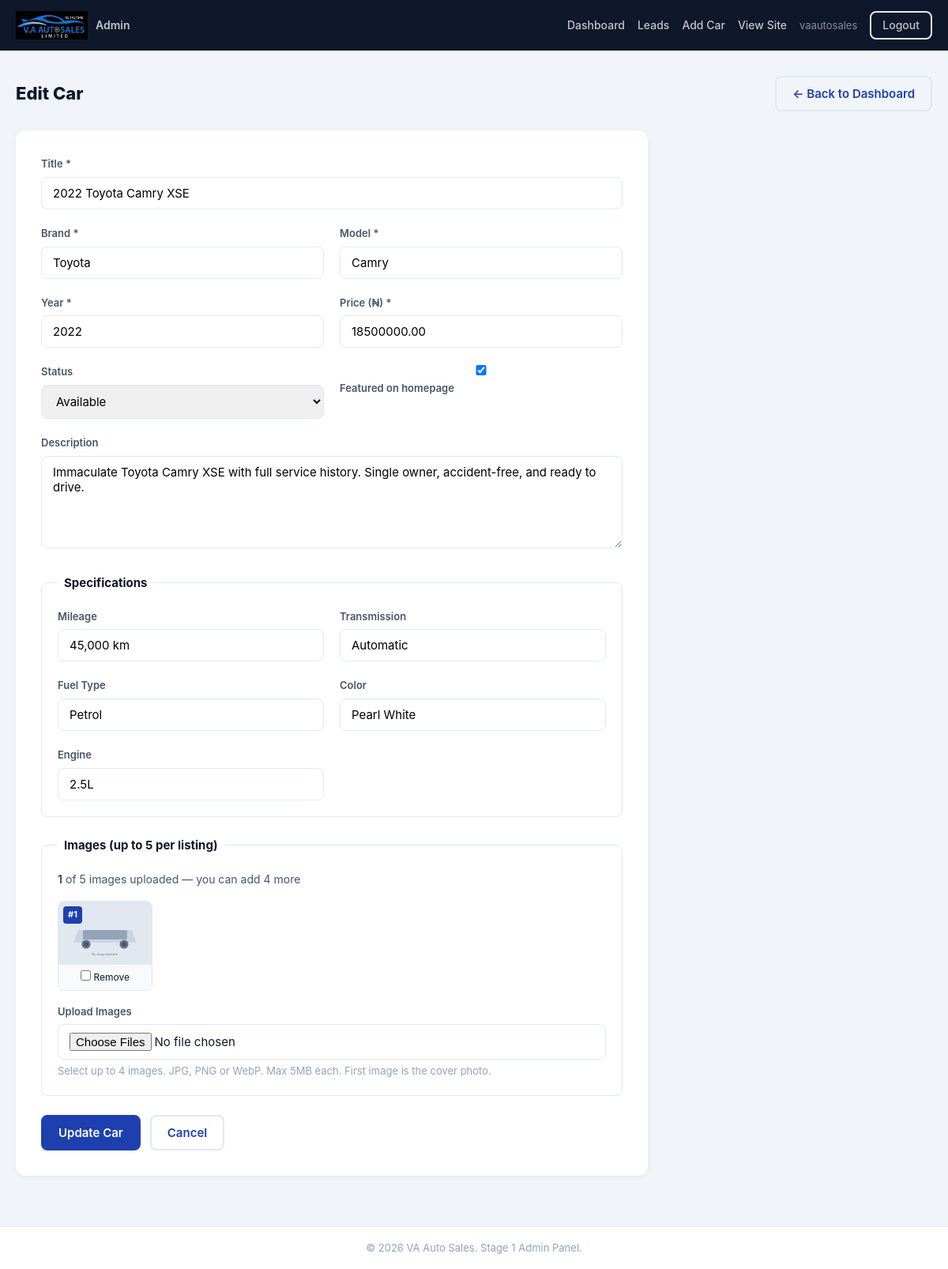
The page /Backend/admin/edit-car.php?id=1 (signed in) on the database its author committed.
### tables this page shows
CREATE TABLE IF NOT EXISTS cars (
  id INT UNSIGNED AUTO_INCREMENT PRIMARY KEY,
  title VARCHAR(200) NOT NULL,
  brand VARCHAR(80) NOT NULL,
  model VARCHAR(80) NOT NULL,
  year YEAR NOT NULL,
  price DECIMAL(12, 2) NOT NULL,
  description TEXT,
  specs JSON,
  images JSON,
  status ENUM('available', 'sold') NOT NULL DEFAULT 'available',
  featured TINYINT(1) NOT NULL DEFAULT 0,
  created_at TIMESTAMP DEFAULT CURRENT_TIMESTAMP,
  updated_at TIMESTAMP DEFAULT CURRENT_TIMESTAMP ON UPDATE CURRENT_TIMESTAMP,
  INDEX idx_status (status),
  INDEX idx_brand (brand),
  INDEX idx_price (price),
  INDEX idx_year (year),
  INDEX idx_featured (featured)
);

### Backend/lib/db.php (called while the page is built)
<?php
class Database
{
    private static ?PDO $instance = null;
    public static function getConnection(): PDO
    {
        if (self::$instance === null) {
            $config = require __DIR__ . '/../config/database.php';
            $dsn = sprintf(
                'mysql:host=%s;dbname=%s;charset=%s',
                $config['host'],
                $config['dbname'],
                $config['charset']
            );
            self::$instance = new PDO($dsn, $config['username'], $config['password'], [
                PDO::ATTR_ERRMODE            => PDO::ERRMODE_EXCEPTION,
                PDO::ATTR_DEFAULT_FETCH_MODE => PDO::FETCH_ASSOC,
                PDO::ATTR_EMULATE_PREPARES   => false,
            ]);
        }
        return self::$instance;
    }
}

### Backend/models/Car.php (called while the page is built, shortened)
<?php
require_once __DIR__ . '/../lib/db.php';
require_once __DIR__ . '/../lib/helpers.php';
class Car
{
    private PDO $db;
    public function __construct()
    {
        $this->db = Database::getConnection();
    }
    public function getById(int $id, bool $adminView = false): ?array
    {
        $sql = 'SELECT * FROM cars WHERE id = ?';
        $params = [$id];
        $stmt = $this->db->prepare($sql);
        $stmt->execute($params);
        $row = $stmt->fetch();
        return $row ? $this->formatRow($row) : null;
    }
    private function formatRow(array $row): array
    {
        $row['specs'] = json_decode($row['specs'] ?? '[]', true) ?: [];
        $row['images'] = json_decode($row['images'] ?? '[]', true) ?: [];
        $row['image_urls'] = getCarImageUrls($row['images']);
        $row['image_count'] = count($row['images']);
        $row['price_formatted'] = formatPrice((float) $row['price']);
        $row['primary_image'] = !empty($row['images'][0])
            ? getImageUrl($row['images'][0])
            : getImageUrl(null);
        $row['whatsapp_url'] = whatsappLink($row['title'], (float) $row['price'], (string) $row['id']);
        return $row;
    }
}

### Backend/config/database.php (called while the page is built)
<?php
return [
    'host'     => 'localhost',
    'dbname'   => 'va_aut_sales',
    'username' => 'root',
    'password' => '',
    'charset'  => 'utf8mb4',
];

### Backend/lib/helpers.php (called while the page is built, shortened)
<?php
function basePath(): string
{
    static $base = null;
    if ($base !== null) {
        return $base;
    }
    $docRoot = realpath($_SERVER['DOCUMENT_ROOT'] ?? '');
    $appRoot = realpath(__DIR__ . '/../..');
    if ($docRoot && $appRoot) {
        $docRoot = str_replace('\\', '/', rtrim($docRoot, '/'));
        $appRoot = str_replace('\\', '/', rtrim($appRoot, '/'));
        if (str_starts_with($appRoot, $docRoot)) {
            $base = substr($appRoot, strlen($docRoot));
            $base = $base === '' ? '' : trim($base, '/');
            return $base;
        }
    }
    $base = '';
    return $base;
}
function url(string $path = ''): string
{
    $path = ltrim(str_replace('\\', '/', $path), '/');
    $base = basePath();
    if ($path === '') {
        return $base ? '/' . $base : '/';
    }
    return ($base ? '/' . $base . '/' : '/') . $path;
}
function fullUrl(string $path = ''): string
{
    $scheme = (!empty($_SERVER['HTTPS']) && $_SERVER['HTTPS'] !== 'off') ? 'https' : 'http';
    $host = $_SERVER['HTTP_HOST'] ?? 'localhost';
    $relative = url($path);
    if ($relative === '/') {
        return $scheme . '://' . $host;
    }
    return $scheme . '://' . $host . $relative;
}
function appConfig(): array
{
    static $config = null;
    if ($config === null) {
        $config = require __DIR__ . '/../config/app.php';
        $config['base_path']   = basePath();
        $config['site_url']    = fullUrl();
        $config['uploads_url'] = url('Backend/uploads/cars');
        $config['logo_url']      = url('Frontend/assets/images/log.jpg');
        $config['logo_full_url'] = fullUrl('Frontend/assets/images/log.jpg');
    }
    return $config;
}
function sanitize(string $value): string
{
    return htmlspecialchars(trim($value), ENT_QUOTES, 'UTF-8');
}
function formatPrice(float $price): string
{
    return '₦' . number_format($price, 0, '.', ',');
}
function whatsappLink(string $carTitle, float $price, ?string $carId = null): string
{
    $config = appConfig();
    $message = sprintf(
        "I'm interested in %s priced at %s",
        $carTitle,
        formatPrice($price)
    );
    if ($carId !== null) {
        $message .= " (Listing #%s)";
        $message = sprintf($message, $carId);
    }
    return 'https://wa.me/' . $config['whatsapp_number'] . '?text=' . rawurlencode($message);
}
function getImageUrl(?string $filename): string
{
    $config = appConfig();
    $placeholder = url('Frontend/assets/images/car-placeholder.svg');
    $path = $config['uploads_path'] . '/' . $filename;
    if (!is_file($path)) {
        return $placeholder;
    }
    return $config['uploads_url'] . '/' . rawurlencode($filename);
}
function getCarImageUrls(array $filenames): array
{
    return array_map(function ($filename) {
        return getImageUrl($filename);
    }, $filenames);
}

### Backend/admin/includes/car-form-fields.php (the view, shortened to what this page needs)
<?php
$config = appConfig();
$maxImages = (int) ($config['max_images_per_car'] ?? 5);
$car = $car ?? [
    'title' => '', 'brand' => '', 'model' => '', 'year' => date('Y'),
    'price' => '', 'description' => '', 'status' => 'available', 'featured' => 0,
    'specs' => [], 'images' => [],
];
$specs = $car['specs'] ?? [];
$currentImageCount = count($car['images'] ?? []);
$remainingSlots = max(0, $maxImages - $currentImageCount);
?>
<div class="form-grid">
    <div class="form-group form-group--full">
        <label for="title">Title *</label>
        <input type="text" id="title" name="title" value="<?= sanitize($car['title']) ?>" required placeholder="e.g. 2022 Toyota Camry XSE">
    </div>
    <div class="form-group">
        <label for="brand">Brand *</label>
        <input type="text" id="brand" name="brand" value="<?= sanitize($car['brand']) ?>" required placeholder="Toyota">
    </div>
    <div class="form-group">
        <label for="model">Model *</label>
        <input type="text" id="model" name="model" value="<?= sanitize($car['model']) ?>" required placeholder="Camry">
    </div>
    <div class="form-group">
        <label for="year">Year *</label>
        <input type="number" id="year" name="year" value="<?= (int) $car['year'] ?>" required min="1990" max="2030">
    </div>
    <div class="form-group">
        <label for="price">Price (₦) *</label>
        <input type="number" id="price" name="price" value="<?= sanitize((string) $car['price']) ?>" required min="0" step="0.01">
    </div>
    <div class="form-group">
        <label for="status">Status</label>
        <select id="status" name="status">
            <option value="available" <?= ($car['status'] ?? '') === 'available' ? 'selected' : '' ?>>Available</option>
        </select>
    </div>
    <div class="form-group form-group--checkbox">
        <label>
            <input type="checkbox" name="featured" value="1" <?= !empty($car['featured']) ? 'checked' : '' ?>>
            Featured on homepage
        </label>
    </div>
    <div class="form-group form-group--full">
        <label for="description">Description</label>
        <textarea id="description" name="description" rows="5" placeholder="Describe the vehicle..."><?= sanitize($car['description'] ?? '') ?></textarea>
    </div>
</div>
<fieldset class="form-fieldset">
    <legend>Specifications</legend>
    <div class="form-grid">
        <div class="form-group">
            <label for="mileage">Mileage</label>
            <input type="text" id="mileage" name="mileage" value="<?= sanitize($specs['mileage'] ?? '') ?>" placeholder="45,000 km">
        </div>
        <div class="form-group">
            <label for="transmission">Transmission</label>
            <input type="text" id="transmission" name="transmission" value="<?= sanitize($specs['transmission'] ?? '') ?>" placeholder="Automatic">
        </div>
        <div class="form-group">
            <label for="fuel">Fuel Type</label>
            <input type="text" id="fuel" name="fuel" value="<?= sanitize($specs['fuel'] ?? '') ?>" placeholder="Petrol">
        </div>
        <div class="form-group">
            <label for="color">Color</label>
            <input type="text" id="color" name="color" value="<?= sanitize($specs['color'] ?? '') ?>" placeholder="White">
        </div>
        <div class="form-group">
            <label for="engine">Engine</label>
            <input type="text" id="engine" name="engine" value="<?= sanitize($specs['engine'] ?? '') ?>" placeholder="2.5L">
        </div>
    </div>
</fieldset>
<fieldset class="form-fieldset">
    <legend>Images (up to <?= $maxImages ?> per listing)</legend>
    <p class="image-upload-status">
        <strong id="image-count"><?= $currentImageCount ?></strong> of <?= $maxImages ?> images uploaded
        <?php if ($remainingSlots > 0): ?>
            — you can add <?= $remainingSlots ?> more
        <?php else: ?>
            — <span class="text-warning">limit reached</span>
        <?php endif; ?>
    </p>
    <?php if (!empty($car['images'])): ?>
    <div class="image-preview-grid">
        <?php foreach ($car['images'] as $index => $img): ?>
        <label class="image-preview">
            <span class="image-preview__badge">#<?= $index + 1 ?></span>
            <img src="<?= sanitize(getImageUrl($img)) ?>" alt="">
            <span class="image-preview__remove">
                <input type="checkbox" name="remove_images[]" value="<?= sanitize($img) ?>"> Remove
            </span>
        </label>
        <?php endforeach; ?>
    </div>
    <?php endif; ?>
    <div class="form-group">
        <label for="images">Upload Images</label>
        <input
            type="file"
            id="images"
            name="images[]"
            accept="image/jpeg,image/png,image/webp"
            multiple
            <?= $remainingSlots <= 0 ? 'disabled' : '' ?>
        >
        <small>
            Select up to <?= $remainingSlots ?> image<?= $remainingSlots !== 1 ? 's' : '' ?>.
            JPG, PNG or WebP. Max 5MB each. First image is the cover photo.
        </small>
    </div>
</fieldset>

### Frontend/assets/css/style.css (style rules this page uses)
:root { --color-primary: #1e40af; --color-primary-dark: #1e3a8a; --color-accent: #f59e0b; --color-whatsapp: #25d366; --color-bg: #f8fafc; --color-surface: #ffffff; --color-text: #0f172a; --color-text-muted: #64748b; --color-border: #e2e8f0; --radius: 12px; --radius-sm: 8px; --shadow: 0 4px 24px rgba(15, 23, 42, 0.08); --shadow-hover: 0 12px 40px rgba(15, 23, 42, 0.14); --transition: 0.25s cubic-bezier(0.4, 0, 0.2, 1); --font: 'Inter', system-ui, -apple-system, sans-serif; --container: 1200px; }
*, *::before, *::after { box-sizing: border-box; margin: 0; padding: 0; }
html { scroll-behavior: smooth; scroll-padding-top: 88px; }
body { font-family: var(--font); background: var(--color-bg); color: var(--color-text); line-height: 1.6; -webkit-font-smoothing: antialiased; }
img { max-width: 100%; height: auto; display: block; }
.form-group label { display: block; font-size: 0.8125rem; font-weight: 600; margin-bottom: 6px; color: var(--color-text-muted); }

### Backend/admin/assets/admin.css (style rules this page uses)
.admin-body { background: #f1f5f9; min-height: 100vh; }
.form-grid { display: grid; grid-template-columns: 1fr 1fr; gap: 20px; }
.form-group--full { grid-column: 1 / -1; }
.form-group--checkbox label { display: flex; align-items: center; gap: 8px; cursor: pointer; font-weight: 500; }
.form-group label { display: block; font-size: 0.8125rem; font-weight: 600; margin-bottom: 6px; color: #475569; }
.form-group input, .form-group select, .form-group textarea { width: 100%; padding: 10px 14px; border: 1px solid #e2e8f0; border-radius: 8px; font-family: inherit; font-size: 0.9375rem; transition: border-color 0.2s; }
.form-group small { display: block; margin-top: 4px; color: #94a3b8; font-size: 0.8125rem; }
.form-fieldset { border: 1px solid #e2e8f0; border-radius: 8px; padding: 20px; margin: 24px 0; }
.form-fieldset legend { font-weight: 700; font-size: 0.9375rem; padding: 0 8px; }
.image-preview-grid { display: flex; flex-wrap: wrap; gap: 12px; margin-bottom: 16px; }
.image-preview__badge { position: absolute; top: 6px; left: 6px; background: #1e40af; color: #fff; font-size: 0.6875rem; font-weight: 700; padding: 2px 6px; border-radius: 4px; z-index: 1; }
.image-upload-status { margin-bottom: 16px; font-size: 0.875rem; color: #475569; }
.image-preview { position: relative; width: 120px; border-radius: 8px; overflow: hidden; border: 1px solid #e2e8f0; }
.image-preview img { width: 100%; height: 80px; object-fit: cover; }
.image-preview__remove { display: block; padding: 6px; background: #f8fafc; font-size: 0.75rem; text-align: center; cursor: pointer; }

### rows shown on the page
cars: title "2022 Toyota Camry XSE", brand "Toyota", model "Camry", year "2022", price "18500000.00", status "Available", featured "☑", description "Immaculate Toyota Camry XSE with full service history. Single owner, accident-free, and ready to drive."

### other values the page prints
$adminUsername "vaautosales"
$maxImages "5"
$currentImageCount "1"
$remainingSlots "4"
appConfig()['site_name'] "VA Auto Sales"
